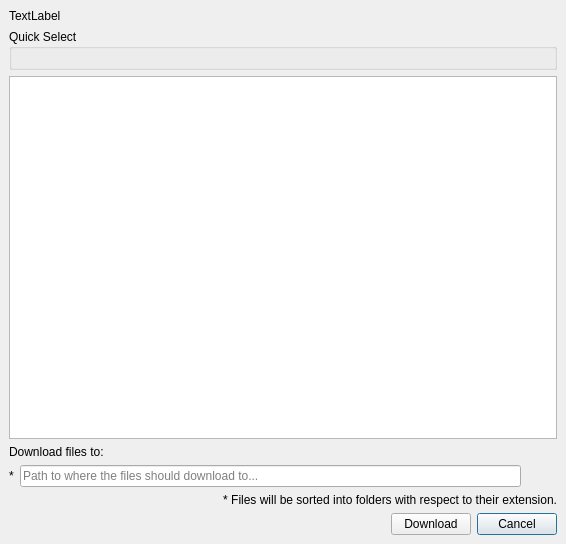
<?xml version="1.0" encoding="UTF-8"?>
<ui version="4.0">
 <class>Form</class>
 <widget class="QDialog" name="Form">
  <property name="geometry">
   <rect>
    <x>0</x>
    <y>0</y>
    <width>566</width>
    <height>544</height>
   </rect>
  </property>
  <property name="windowTitle">
   <string>Form</string>
  </property>
  <layout class="QHBoxLayout" name="horizontalLayout">
   <property name="spacing">
    <number>0</number>
   </property>
   <property name="leftMargin">
    <number>0</number>
   </property>
   <property name="topMargin">
    <number>0</number>
   </property>
   <property name="rightMargin">
    <number>0</number>
   </property>
   <property name="bottomMargin">
    <number>0</number>
   </property>
   <item>
    <widget class="QWidget" name="widget" native="true">
     <property name="contextMenuPolicy">
      <enum>Qt::ContextMenuPolicy::ActionsContextMenu</enum>
     </property>
     <property name="autoFillBackground">
      <bool>false</bool>
     </property>
     <property name="styleSheet">
      <string notr="true"/>
     </property>
     <layout class="QVBoxLayout" name="verticalLayout_3" stretch="0">
      <property name="leftMargin">
       <number>0</number>
      </property>
      <property name="topMargin">
       <number>0</number>
      </property>
      <property name="rightMargin">
       <number>0</number>
      </property>
      <property name="bottomMargin">
       <number>0</number>
      </property>
      <item>
       <layout class="QVBoxLayout" name="verticalLayout">
        <property name="leftMargin">
         <number>9</number>
        </property>
        <property name="topMargin">
         <number>9</number>
        </property>
        <property name="rightMargin">
         <number>9</number>
        </property>
        <property name="bottomMargin">
         <number>9</number>
        </property>
        <item>
         <widget class="QLabel" name="lblMessage">
          <property name="sizePolicy">
           <sizepolicy hsizetype="Preferred" vsizetype="Minimum">
            <horstretch>0</horstretch>
            <verstretch>0</verstretch>
           </sizepolicy>
          </property>
          <property name="text">
           <string>TextLabel</string>
          </property>
          <property name="alignment">
           <set>Qt::AlignmentFlag::AlignLeading|Qt::AlignmentFlag::AlignLeft|Qt::AlignmentFlag::AlignTop</set>
          </property>
          <property name="wordWrap">
           <bool>true</bool>
          </property>
         </widget>
        </item>
        <item>
         <widget class="QGroupBox" name="groupBox">
          <property name="title">
           <string>Quick Select</string>
          </property>
          <layout class="QVBoxLayout" name="verticalLayout_2">
           <item>
            <layout class="QHBoxLayout" name="quick_select_layout"/>
           </item>
          </layout>
         </widget>
        </item>
        <item>
         <widget class="QListWidget" name="listWidget_files">
          <property name="selectionMode">
           <enum>QAbstractItemView::SelectionMode::MultiSelection</enum>
          </property>
         </widget>
        </item>
        <item>
         <widget class="QLabel" name="label">
          <property name="text">
           <string>Download files to:</string>
          </property>
          <property name="buddy">
           <cstring>lineEdit_download_path</cstring>
          </property>
         </widget>
        </item>
        <item>
         <layout class="QHBoxLayout" name="horizontalLayout_3">
          <item>
           <widget class="QLabel" name="label_3">
            <property name="text">
             <string>*</string>
            </property>
           </widget>
          </item>
          <item>
           <widget class="QLineEdit" name="lineEdit_download_path">
            <property name="placeholderText">
             <string>Path to where the files should download to...</string>
            </property>
           </widget>
          </item>
          <item>
           <widget class="QPushButton" name="pushButton_selected_directory">
            <property name="sizePolicy">
             <sizepolicy hsizetype="Fixed" vsizetype="Fixed">
              <horstretch>0</horstretch>
              <verstretch>0</verstretch>
             </sizepolicy>
            </property>
            <property name="maximumSize">
             <size>
              <width>30</width>
              <height>16777215</height>
             </size>
            </property>
            <property name="text">
             <string/>
            </property>
            <property name="flat">
             <bool>true</bool>
            </property>
           </widget>
          </item>
         </layout>
        </item>
        <item>
         <widget class="QLabel" name="label_2">
          <property name="text">
           <string>* Files will be sorted into folders with respect to their extension.</string>
          </property>
          <property name="alignment">
           <set>Qt::AlignmentFlag::AlignRight|Qt::AlignmentFlag::AlignTrailing|Qt::AlignmentFlag::AlignVCenter</set>
          </property>
          <property name="wordWrap">
           <bool>true</bool>
          </property>
         </widget>
        </item>
        <item>
         <layout class="QHBoxLayout" name="horizontalLayout_2">
          <item>
           <spacer name="horizontalSpacer">
            <property name="orientation">
             <enum>Qt::Orientation::Horizontal</enum>
            </property>
            <property name="sizeHint" stdset="0">
             <size>
              <width>40</width>
              <height>20</height>
             </size>
            </property>
           </spacer>
          </item>
          <item>
           <widget class="QPushButton" name="pushButton_download">
            <property name="sizePolicy">
             <sizepolicy hsizetype="Fixed" vsizetype="Fixed">
              <horstretch>0</horstretch>
              <verstretch>0</verstretch>
             </sizepolicy>
            </property>
            <property name="text">
             <string>Download</string>
            </property>
            <property name="autoDefault">
             <bool>false</bool>
            </property>
            <property name="default">
             <bool>true</bool>
            </property>
           </widget>
          </item>
          <item>
           <widget class="QPushButton" name="pushButton_cancel">
            <property name="sizePolicy">
             <sizepolicy hsizetype="Fixed" vsizetype="Fixed">
              <horstretch>0</horstretch>
              <verstretch>0</verstretch>
             </sizepolicy>
            </property>
            <property name="text">
             <string>Cancel</string>
            </property>
            <property name="autoDefault">
             <bool>false</bool>
            </property>
            <property name="default">
             <bool>true</bool>
            </property>
           </widget>
          </item>
         </layout>
        </item>
       </layout>
      </item>
     </layout>
    </widget>
   </item>
  </layout>
 </widget>
 <resources/>
 <connections/>
</ui>
